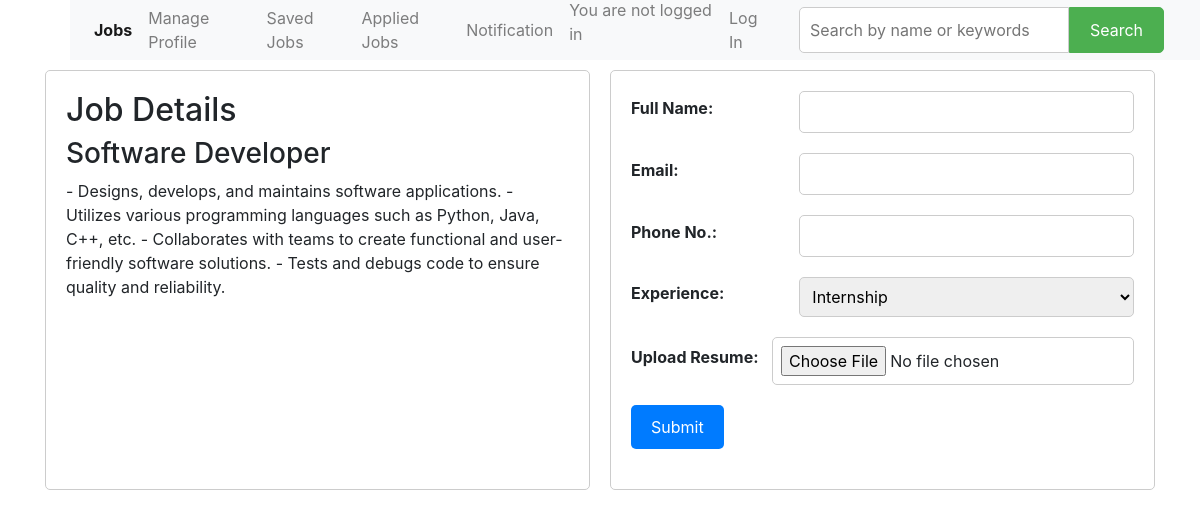
The app's page /applyjobhome/1/ with its own data.
### maincode/models.py (models this page shows, shortened)
class Job(models.Model):
    job_title = models.CharField(max_length=100)
    job_description = models.TextField()
    photo = models.ImageField(upload_to='job_photos/', null=True, blank=True)

### maincode/views.py (the view)
# urls.py: path('applyjobhome/<int:job_id>/',views.applyportal_home_data,name='applyportal_home_data'),
def applyportal_home_data(request, job_id):
    saveddata = Job.objects.filter(id=job_id)  # Assuming job_id is a field in the Job model
    context = {'data': saveddata}  # Corrected context dictionary
    return render(request, 'base/applyjobtemp.html', context)

### templates/base/applyjobtemp.html (shortened to what this page needs)
{% extends '../base/base.html' %}
{% block content %}
<div class="container">
    <div class="job-data">
        <h2>Job Details</h2>
        {% for job in data %}
        <div class="job-item">
            <h3>{{ job.job_title }}</h3>
            <p>{{ job.job_description }}</p>
        </div>
    </div>
    <div class="form-container">
            <form method="post" action="{% url 'applydata_submit' job.id %}" enctype="multipart/form-data">
            <div class="form-group">
                <label for="fullname">Full Name:</label>
                <input type="text" id="fullname" name="fullname" required>
            </div>
            <div class="form-group">
                <label for="email">Email:</label><br>
                <input type="email" id="email" name="email" required>
            </div>
            <div class="form-group">
                <label for="phone">Phone No.:</label><br>
                <input type="tel" id="phone" name="phone" pattern="[0-9]{10}"
                    title="Please enter a 10-digit phone number" required>
            </div>
            <div class="form-group">
                <label for="experience">Experience:</label>
                <select id="experience" name="experience">
                    <option value="0yr">Internship</option>
                </select>
            </div>
            <div class="form-group">
                <label for="resume">Upload Resume:</label>
                <input type="file" id="resume" name="resume" accept=".pdf,.doc,.docx" required>
            </div>
            <div class="form-group">
                <button type="submit">Submit</button>
            </div>
        </form>
    </div>
</div>
{% endfor %}
{% endblock %}

### templates/base/applyjobtemp.html (style rules this page uses)
.container { display: flex; margin-top: 70px; justify-content: space-between; }
.job-data, .form-container { flex: 1; padding: 20px; border: 1px solid #ccc; border-radius: 5px; box-sizing: border-box; }
.job-data { margin-right: 20px; }
.form-group { margin-bottom: 20px; }
.form-group label { display: block; font-weight: bold; }
.form-group input, .form-group select { width: calc(100% - 10px); padding: 8px; border: 1px solid #ccc; border-radius: 5px; }
.form-group input[type="file"] { cursor: pointer; }
.form-group select { cursor: pointer; }
.form-group button { padding: 10px 20px; background-color: #007bff; color: #fff; border: none; border-radius: 5px; cursor: pointer; }
.form-container .form-group { display: flex; align-items: center; }
.form-container .form-group label { flex: 1; margin-right: 10px; }
.form-container .form-group input, .form-container .form-group select { flex: 2; width: auto; }

### records on screen
Job: job_title "Software Developer", job_description "- Designs, develops, and maintains software applications. - Utilizes various programming languages such as Python, Java, C++, etc. - Collaborates with teams to create functional and user-friendly software solutions. - Tests and debugs code to ensure quality and reliability."
